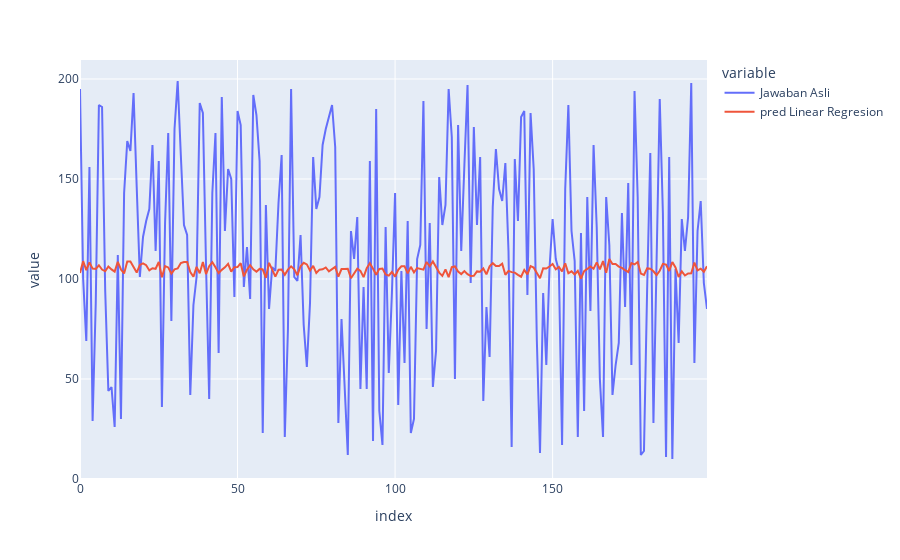

Write notebook code for a chart like this one.
### Markdown cell above
PRED LINEAR

### Code cell
import plotly.express as px
fig=px.line(df_result[['Jawaban Asli','pred Linear Regresion']])
fig.show()
print ("Score R2 dari model LinearRegression: ", r2)

### Figure 1 — Plotly figure (JSON) as saved in the notebook; plotly's stock layout.template omitted (floating-point values rounded to 4 significant figures; data arrays with more than 128 entries replaced by an {"elided": "..."} marker saying what was removed)
{"data": [{"hovertemplate": "variable=Jawaban Asli<br>index=%{x}<br>value=%{y}<extra></extra>", "legendgroup": "Jawaban Asli", "line": {"color": "#636efa", "dash": "solid"}, "marker": {"symbol": "circle"}, "mode": "lines", "name": "Jawaban Asli", "orientation": "v", "showlegend": true, "type": "scatter", "x": {"elided": "200 int values"}, "xaxis": "x", "y": {"elided": "200 int values"}, "yaxis": "y"}, {"hovertemplate": "variable=pred Linear Regresion<br>index=%{x}<br>value=%{y}<extra></extra>", "legendgroup": "pred Linear Regresion", "line": {"color": "#EF553B", "dash": "solid"}, "marker": {"symbol": "circle"}, "mode": "lines", "name": "pred Linear Regresion", "orientation": "v", "showlegend": true, "type": "scatter", "x": {"elided": "200 int values"}, "xaxis": "x", "y": {"elided": "200 float values"}, "yaxis": "y"}], "layout": {"legend": {"title": {"text": "variable"}, "tracegroupgap": 0}, "margin": {"t": 60}, "xaxis": {"anchor": "y", "domain": [0, 1], "title": {"text": "index"}}, "yaxis": {"anchor": "x", "domain": [0, 1], "title": {"text": "value"}}}}
